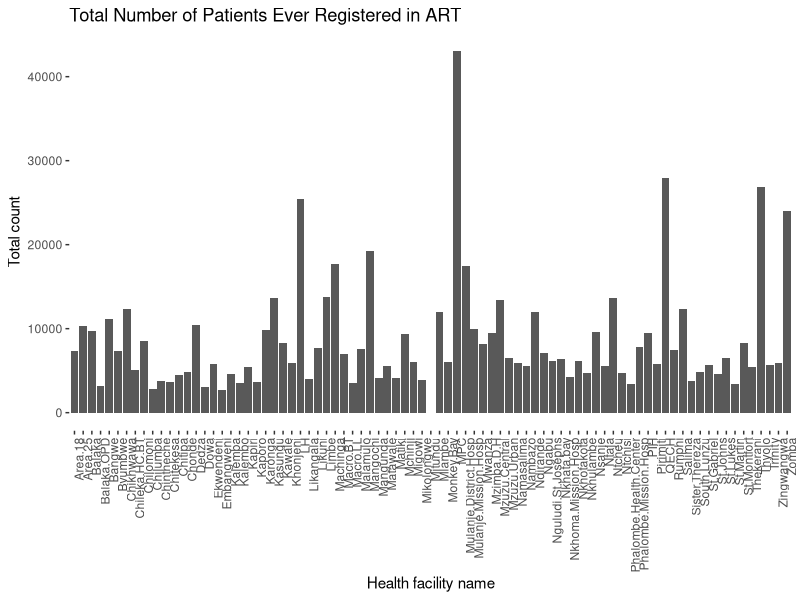
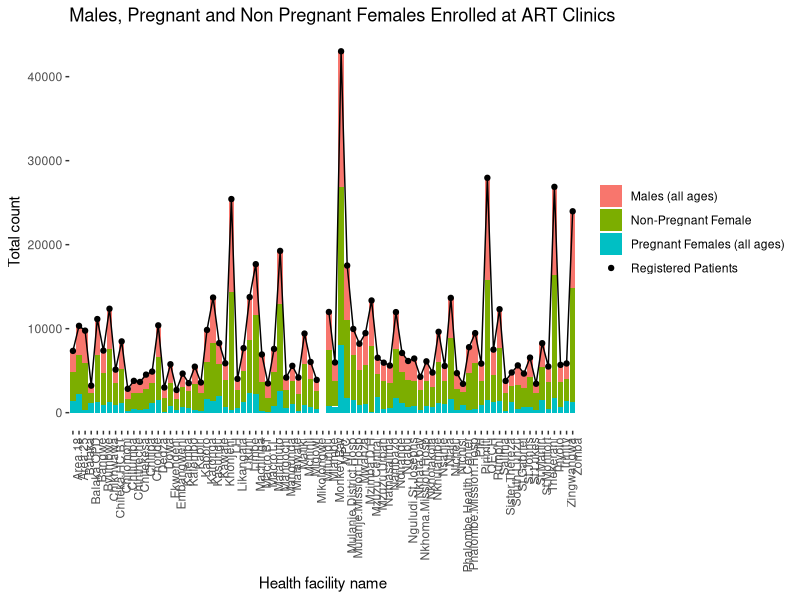
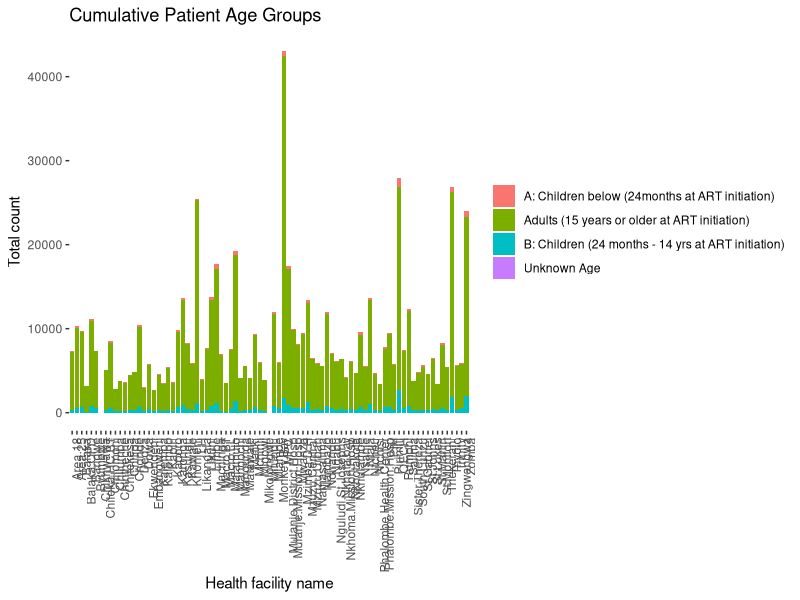
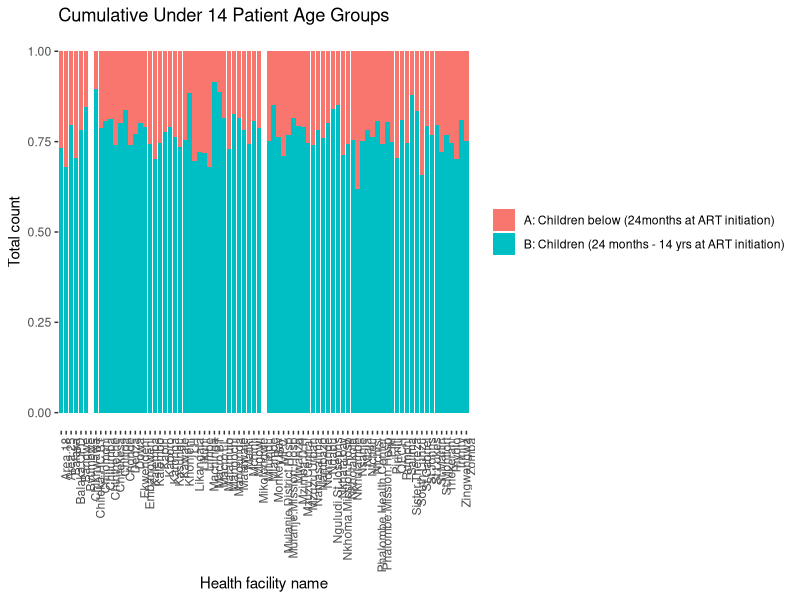
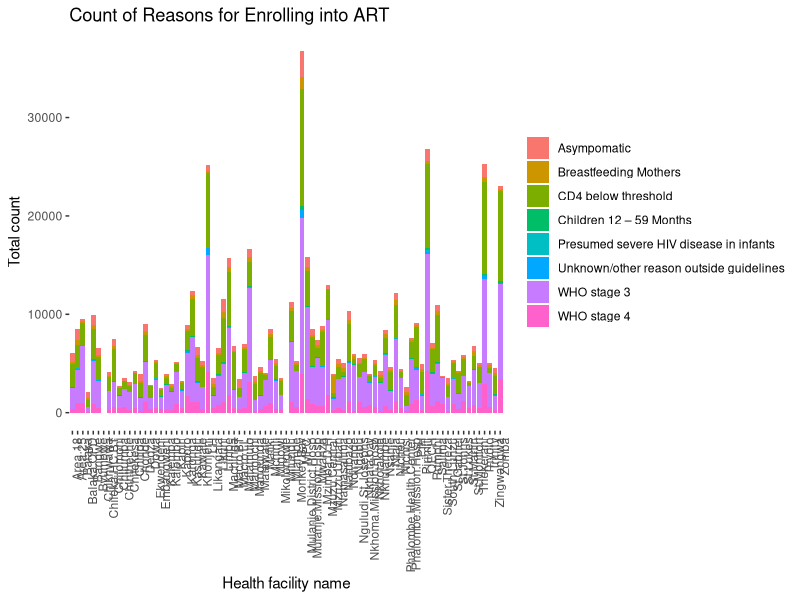
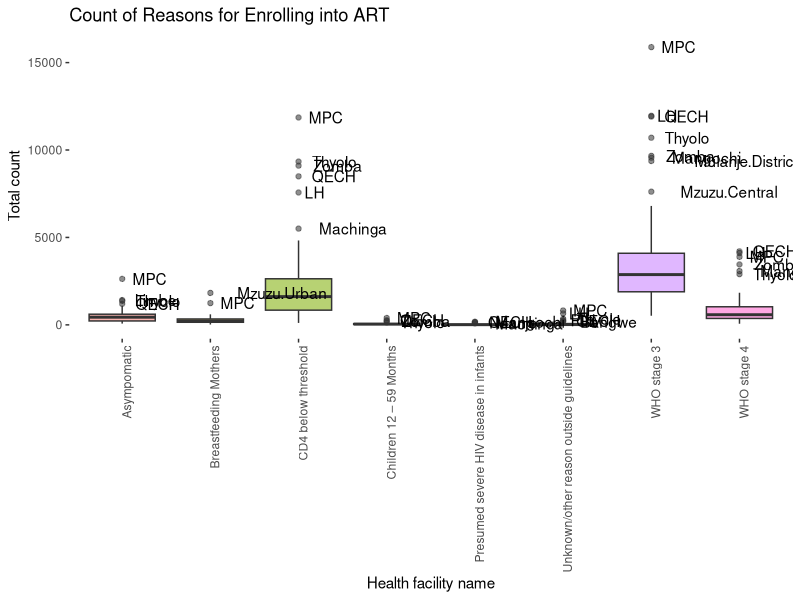
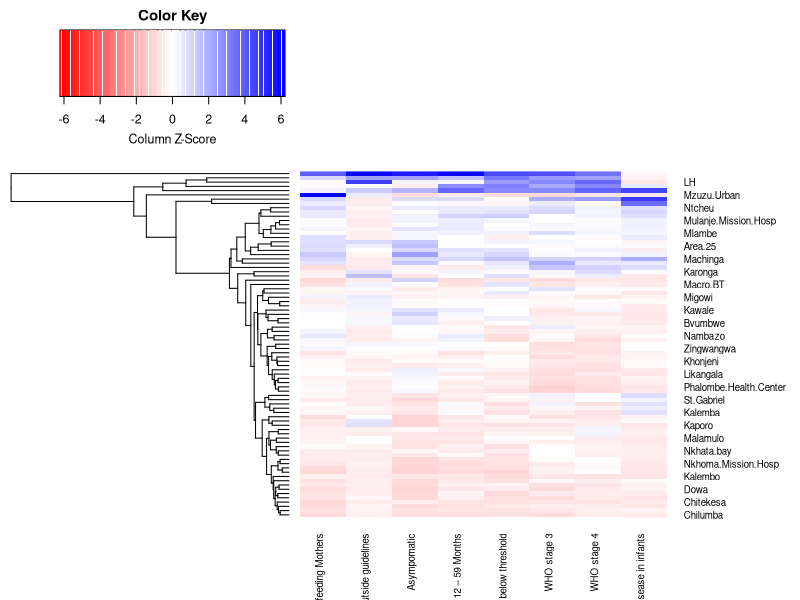
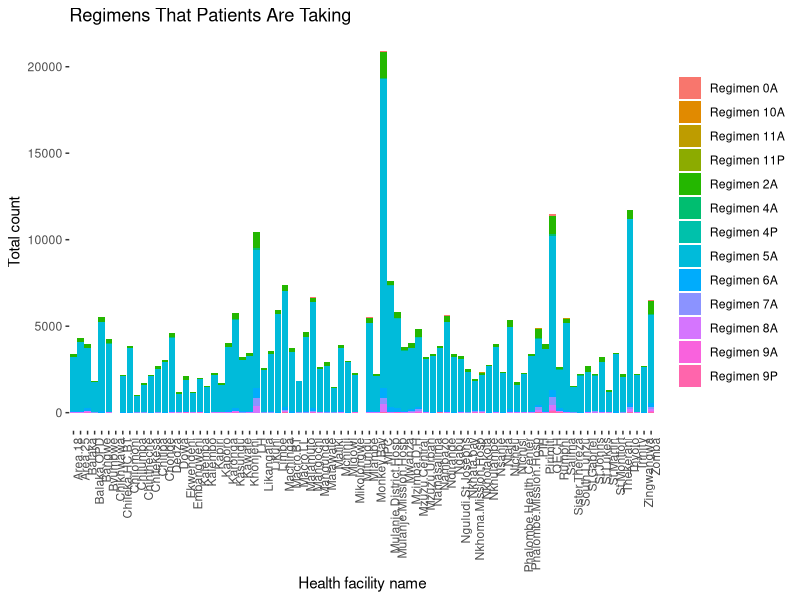

Recreate these plots in R, in order.
## ---- chunk 1
knitr::opts_chunk$set(echo = TRUE)
## ---- chunk 2
knitr::opts_chunk$set(echo = FALSE, fig.width = 12, fig.height = 10,
                      warning = FALSE, message = FALSE)
library(data.table)
library(dplyr)
library(tidyr)
library(ggplot2)
library(gplots)
library(cluster)


## ---- chunk 3
malawi_art = read.csv("malawi_cohort_2017.csv", header = TRUE, blank.lines.skip = TRUE, stringsAsFactors = TRUE)
mw_art_dt = as.data.table(malawi_art)
mw_art_dt = mw_art_dt[-c(1),]
#
#head(mw_art_dt,3)
str(mw_art_dt)
cols_to_select <- names(select(mw_art_dt, Area.18:Zomba))
mdf =  as.data.frame(mw_art_dt)

mdf = mdf %>% filter(X3161 != "") %>% filter(X3161 !="Internally Consistent") %>% select(X3161:Zomba) 
names(mdf)[names(mdf)=="X3161"] <- "indicator"


mdf[,cols_to_select] = sapply(mdf[,cols_to_select ], as.character)

drop_comma = function(x)
{
  return(gsub(",","",x))
}
mdf[,cols_to_select] = sapply(mdf[,cols_to_select ], drop_comma)

mdf[,cols_to_select] = sapply(mdf[,cols_to_select ], as.numeric)

new_mw = mdf %>% gather(Area.18:Zomba,key = "sites", value = "indicator_observations" )


registrations_graph = new_mw %>% filter(indicator == "Registered Patients")

alive_on_treatment = new_mw %>% filter(indicator == "Total alive and on ART")
transfer_out = new_mw %>% filter(indicator == "Transferred out")
art_stop = new_mw %>% filter(indicator == "Stopped taking ARVs (clinician or patient own decision, last known alive)")
died_total = new_mw %>% filter(indicator == "Died total")
loss_to_follow_up = new_mw %>% filter(indicator == "Defaulted (more than 2 months overdue after expected to have run out of ARVs)")

## ---- chunk 4

ggplot(registrations_graph, aes(x=sites,y=indicator_observations)) + geom_bar(stat = "identity") + labs(x = "Health facility name", y = "Total count", title = "Total Number of Patients Ever Registered in ART" ) + theme(panel.grid.major = element_blank(),
        panel.grid.minor = element_blank(),
        panel.border = element_blank(),
        panel.background = element_blank(),
        legend.title = element_blank(),
        axis.text.x = element_text(angle = 90, hjust = 1)
  )


## ---- chunk 5
table(cut(registrations_graph$indicator_observations, breaks = c(5000,10000,15000,20000,25000,30000,35000,40000,50000),include.lowest = TRUE, labels = c("<5,000", "5000 < P< 10000","10,000 < P< 15,000","15,000 < P< 20,000","20,000 < P< 25,000","25,000 < P< 30,000","30,000 < P< 35,000","35,000 < P< 40,000")))

## ---- chunk 6
registrations_composition = new_mw %>% filter(indicator %in% c("Males (all ages)","Non-Pregnant Female","Pregnant Females (all ages)"))

ggplot(registrations_composition, aes(x = sites,y = indicator_observations, fill = indicator)) + geom_bar(stat = "identity") + geom_point(data = registrations_graph,aes(x=sites,y=indicator_observations))+
geom_line(data = registrations_graph, aes(x = sites,y = indicator_observations), group = 1) +
labs(x = "Health facility name", y = "Total count", title = "Males, Pregnant and Non Pregnant Females Enrolled at ART Clinics" ) + theme(panel.grid.major = element_blank(),
        panel.grid.minor = element_blank(),
        panel.border = element_blank(),
        panel.background = element_blank(),
        legend.title = element_blank(),
        axis.text.x = element_text(angle = 90, hjust = 1)
  )

#+ geom_point(data = registrations_graph, aes(indicator_observations)) + geom_line(data = #registrations_graph, aes(x = sites,y = indicator_observations))

## ---- chunk 7
registrations_age_groups = new_mw %>% filter(indicator %in% c("A: Children below (24months at ART initiation)","B: Children (24 months - 14 yrs at ART initiation)","Adults (15 years or older at ART initiation)","Unknown Age"))

ggplot(registrations_age_groups, aes(x = sites,y = indicator_observations, fill = indicator)) + geom_bar(stat = "identity") + labs(x = "Health facility name", y = "Total count", title = "Cumulative Patient Age Groups" ) + theme(panel.grid.major = element_blank(),
        panel.grid.minor = element_blank(),
        panel.border = element_blank(),
        panel.background = element_blank(),
        legend.title = element_blank(),
        axis.text.x = element_text(angle = 90, hjust = 1)
  )
## ---- chunk 8

r_dt = as.data.table(registrations_age_groups)
r_dt = na.omit(r_dt)

aggregate(r_dt$indicator_observations,list("Age groups"=r_dt$indicator),sum)

under_14 = registrations_age_groups %>% filter(indicator %in% c("A: Children below (24months at ART initiation)","B: Children (24 months - 14 yrs at ART initiation)"))

ggplot(under_14, aes(x = sites,y = indicator_observations, fill = indicator)) + geom_bar(stat = "identity", position = "fill") + labs(x = "Health facility name", y = "Total count", title = "Cumulative Under 14 Patient Age Groups" ) +
  theme(panel.grid.major = element_blank(),
        panel.grid.minor = element_blank(),
        panel.border = element_blank(),
        panel.background = element_blank(),
        legend.title = element_blank(),
        axis.text.x = element_text(angle = 90, hjust = 1)
  )


## ---- chunk 9
reason_for_enrollment = new_mw %>% filter(indicator %in% c("Presumed severe HIV disease in infants","Infants < 12months PCR +", "Children 12 – 59 Months","Breastfeeding Mothers","CD4 below threshold","Asympomatic","WHO stage 3","WHO stage 4","Unknown/other reason outside guidelines"))

ggplot(reason_for_enrollment, aes(x = sites,y = indicator_observations, fill = indicator)) + geom_bar(stat = "identity") + labs(x = "Health facility name", y = "Total count", title = "Count of Reasons for Enrolling into ART" ) + theme(panel.grid.major = element_blank(),
        panel.grid.minor = element_blank(),
        panel.border = element_blank(),
        panel.background = element_blank(),
        legend.title = element_blank(),
        axis.text.x = element_text(angle = 90, hjust = 1)
  )





## ---- chunk 10

check_outlier <- function(v, coef=1.5){
  quantiles <- quantile(v,probs=c(0.25,0.75))
  IQR <- quantiles[2]-quantiles[1]
  res <- v < (quantiles[1]-coef*IQR)|v > (quantiles[2]+coef*IQR)
  return(res)
}

#apply this to our data
#
reasons_dt = as.data.table(reason_for_enrollment)
reasons_dt = na.omit(reasons_dt)
reasons_dt[,outlier := check_outlier(indicator_observations),by = indicator]
reasons_dt[,label := ifelse(outlier,sites,"")]


ggplot(reasons_dt, aes(x = indicator,y = indicator_observations, fill = indicator)) + geom_boxplot(aes(alpha=1/10)) +
geom_text(aes(label=label),hjust=-0.3) +  
labs(x = "Health facility name", y = "Total count", title = "Count of Reasons for Enrolling into ART" ) + theme(panel.grid.major = element_blank(),
        panel.grid.minor = element_blank(),
        panel.border = element_blank(),
        panel.background = element_blank(),
        legend.title = element_blank(),
        legend.position = "none",
        axis.text.x = element_text(angle = 90, hjust = 1)
  )

## ---- chunk 11

nd = spread(reason_for_enrollment,key=indicator,value = indicator_observations)

nd_t = as.data.table(nd)
nd_t = na.omit(nd_t)
nd_t = nd_t %>% mutate(sites = as.factor(sites))
nd_t = as.data.frame(nd_t)
row.names(nd_t) = nd_t[,1]
#rownames(nd_t)=paste(c(1:nrow(nd_t)),nd_t[,1])
nd_t[,1] = NULL
nd_t = scale(nd_t)

heatmap.2(as.matrix(nd_t), 
          hclustfun = function(x) hclust(x,method = "average"), 
          scale = "column", 
          dendrogram="row", 
          trace="none", 
          density.info="none", 
          col=redblue(256), 
          lhei=c(2,5.0), 
          lwid=c(1.5,2.5), 
          keysize = 0.25, 
          margins = c(5, 8), cexRow=0.7,cexCol=0.7)

## ---- chunk 12
art_regimens = new_mw %>% filter(indicator %in% c("Regimen 0P","Regimen 0A","Regimen 2P","Regimen 4P","Regimen 9P","Regimen 11P","Regimen 9P","Regimen 2A","Regimen 4A","Regimen 5A","Regimen 6A","Regimen 7A","Regimen 8A","Regimen 9A","Regimen 10A","Regimen 11A"))

ggplot(art_regimens, aes(x = sites,y = indicator_observations, fill = indicator)) + geom_bar(stat="identity") + labs(x = "Health facility name", y = "Total count", title = "Regimens That Patients Are Taking" ) + theme(panel.grid.major = element_blank(),
        panel.grid.minor = element_blank(),
        panel.border = element_blank(),
        panel.background = element_blank(),
        legend.title = element_blank(),
        axis.text.x = element_text(angle = 90, hjust = 1)
  )


## ---- chunk 13

death_outcomes = new_mw %>% filter(indicator %in% c("Died within the 1st month after ART initiation","Died within the 2nd month after ART initiation","Died within the 3rd month after ART initiation", "Died after the 3rd month of ART initiation"))
ggplot(death_outcomes, aes(x=sites,y=indicator_observations, fill=indicator)) + geom_bar(stat = "identity") + labs(x = "Health facility name", y = "Total count", title = "Total Number of Patients With Death Outcome" ) + theme(panel.grid.major = element_blank(),
        panel.grid.minor = element_blank(),
        panel.border = element_blank(),
        panel.background = element_blank(),
        legend.title = element_blank(),
        axis.text.x = element_text(angle = 90, hjust = 1)
  )


## ---- chunk 14
death_and_disease_class = new_mw %>%  filter(indicator %in% c("Presumed severe HIV disease in infants","Infants < 12months PCR +", "Children 12 – 59 Months","Breastfeeding Mothers","CD4 below threshold","Asympomatic","WHO stage 3","WHO stage 4","Unknown/other reason outside guidelines","Died total"))


## ---- chunk 15

ggplot(alive_on_treatment, aes(x=sites,y=indicator_observations)) + 
geom_point(color = "red") + 
geom_line(group = 1, color= "red") + 
geom_point(data = registrations_graph,aes(x=sites,y=indicator_observations), color = "violet")+
geom_line(data = registrations_graph, aes(x = sites,y = indicator_observations), group = 1, color = "violet")+
geom_point(data = transfer_out,aes(x=sites,y=indicator_observations), color = "blue")+
geom_line(data = transfer_out, aes(x = sites,y = indicator_observations), group = 1, color = "blue")+
geom_point(data = died_total,aes(x=sites,y=indicator_observations), color = "yellow")+
geom_line(data = died_total, aes(x = sites,y = indicator_observations), group = 1, color = "yellow")+
geom_point(data = art_stop,aes(x=sites,y = indicator_observations), color = "green") +
geom_line(data = art_stop, aes(x = sites,y = indicator_observations), group = 1, color = "green") +
geom_text(aes(x = "MPC", y = 40000, label = "Ever registered", size=10)) +  
geom_text(aes(x = "MPC", y = 20000, label = "Alive and on ART")) +  
geom_text(aes(x = "MPC", y = 7000, label = "Transfer out")) + 
geom_text(aes(x = "MPC", y = 3000, label = "Died")) +  
geom_text(aes(x = "MPC", y = 500, label = "ART Stop")) +  
theme(panel.grid.major = element_blank(),
        panel.grid.minor = element_blank(),
        panel.border = element_blank(),
        panel.background = element_blank(),
        legend.title = element_blank(),
        axis.text.x = element_text(angle = 90, hjust = 1)
  ) 
